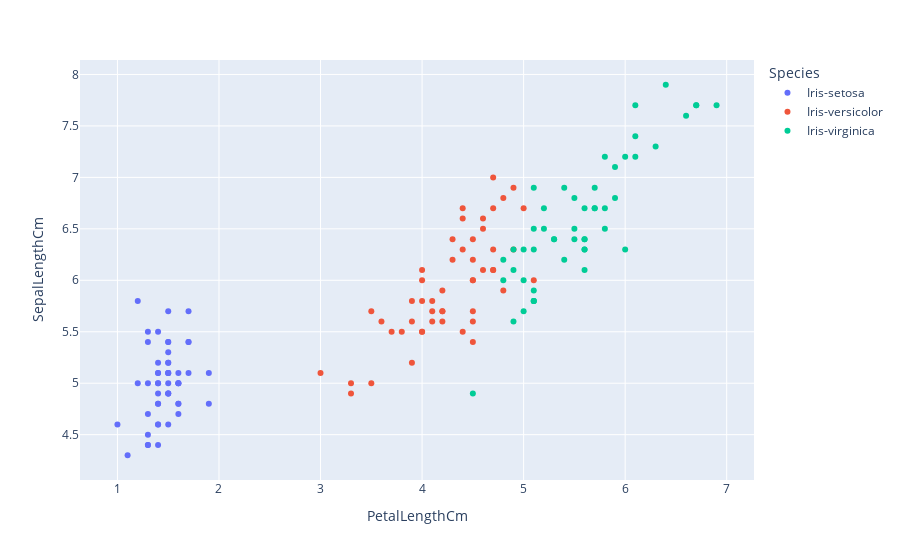

Notebook cell for this chart:
### Code cell
fig = px.scatter(df,x="PetalLengthCm",y="SepalLengthCm",color="Species")
fig.show()

### Figure 1 — Plotly figure (JSON) as saved in the notebook; plotly's stock layout.template omitted (floating-point values rounded to 4 significant figures)
{"data": [{"hovertemplate": "Species=Iris-setosa<br>PetalLengthCm=%{x}<br>SepalLengthCm=%{y}<extra></extra>", "legendgroup": "Iris-setosa", "marker": {"color": "#636efa", "symbol": "circle"}, "mode": "markers", "name": "Iris-setosa", "orientation": "v", "showlegend": true, "type": "scatter", "x": [1.4, 1.4, 1.3, 1.5, 1.4, 1.7, 1.4, 1.5, 1.4, 1.5, 1.5, 1.6, 1.4, 1.1, 1.2, 1.5, 1.3, 1.4, 1.7, 1.5, 1.7, 1.5, 1, 1.7, 1.9, 1.6, 1.6, 1.5, 1.4, 1.6, 1.6, 1.5, 1.5, 1.4, 1.5, 1.2, 1.3, 1.5, 1.3, 1.5, 1.3, 1.3, 1.3, 1.6, 1.9, 1.4, 1.6, 1.4, 1.5, 1.4], "xaxis": "x", "y": [5.1, 4.9, 4.7, 4.6, 5, 5.4, 4.6, 5, 4.4, 4.9, 5.4, 4.8, 4.8, 4.3, 5.8, 5.7, 5.4, 5.1, 5.7, 5.1, 5.4, 5.1, 4.6, 5.1, 4.8, 5, 5, 5.2, 5.2, 4.7, 4.8, 5.4, 5.2, 5.5, 4.9, 5, 5.5, 4.9, 4.4, 5.1, 5, 4.5, 4.4, 5, 5.1, 4.8, 5.1, 4.6, 5.3, 5], "yaxis": "y"}, {"hovertemplate": "Species=Iris-versicolor<br>PetalLengthCm=%{x}<br>SepalLengthCm=%{y}<extra></extra>", "legendgroup": "Iris-versicolor", "marker": {"color": "#EF553B", "symbol": "circle"}, "mode": "markers", "name": "Iris-versicolor", "orientation": "v", "showlegend": true, "type": "scatter", "x": [4.7, 4.5, 4.9, 4, 4.6, 4.5, 4.7, 3.3, 4.6, 3.9, 3.5, 4.2, 4, 4.7, 3.6, 4.4, 4.5, 4.1, 4.5, 3.9, 4.8, 4, 4.9, 4.7, 4.3, 4.4, 4.8, 5, 4.5, 3.5, 3.8, 3.7, 3.9, 5.1, 4.5, 4.5, 4.7, 4.4, 4.1, 4, 4.4, 4.6, 4, 3.3, 4.2, 4.2, 4.2, 4.3, 3, 4.1], "xaxis": "x", "y": [7, 6.4, 6.9, 5.5, 6.5, 5.7, 6.3, 4.9, 6.6, 5.2, 5, 5.9, 6, 6.1, 5.6, 6.7, 5.6, 5.8, 6.2, 5.6, 5.9, 6.1, 6.3, 6.1, 6.4, 6.6, 6.8, 6.7, 6, 5.7, 5.5, 5.5, 5.8, 6, 5.4, 6, 6.7, 6.3, 5.6, 5.5, 5.5, 6.1, 5.8, 5, 5.6, 5.7, 5.7, 6.2, 5.1, 5.7], "yaxis": "y"}, {"hovertemplate": "Species=Iris-virginica<br>PetalLengthCm=%{x}<br>SepalLengthCm=%{y}<extra></extra>", "legendgroup": "Iris-virginica", "marker": {"color": "#00cc96", "symbol": "circle"}, "mode": "markers", "name": "Iris-virginica", "orientation": "v", "showlegend": true, "type": "scatter", "x": [6, 5.1, 5.9, 5.6, 5.8, 6.6, 4.5, 6.3, 5.8, 6.1, 5.1, 5.3, 5.5, 5, 5.1, 5.3, 5.5, 6.7, 6.9, 5, 5.7, 4.9, 6.7, 4.9, 5.7, 6, 4.8, 4.9, 5.6, 5.8, 6.1, 6.4, 5.6, 5.1, 5.6, 6.1, 5.6, 5.5, 4.8, 5.4, 5.6, 5.1, 5.1, 5.9, 5.7, 5.2, 5, 5.2, 5.4, 5.1], "xaxis": "x", "y": [6.3, 5.8, 7.1, 6.3, 6.5, 7.6, 4.9, 7.3, 6.7, 7.2, 6.5, 6.4, 6.8, 5.7, 5.8, 6.4, 6.5, 7.7, 7.7, 6, 6.9, 5.6, 7.7, 6.3, 6.7, 7.2, 6.2, 6.1, 6.4, 7.2, 7.4, 7.9, 6.4, 6.3, 6.1, 7.7, 6.3, 6.4, 6, 6.9, 6.7, 6.9, 5.8, 6.8, 6.7, 6.7, 6.3, 6.5, 6.2, 5.9], "yaxis": "y"}], "layout": {"legend": {"title": {"text": "Species"}, "tracegroupgap": 0}, "margin": {"t": 60}, "xaxis": {"anchor": "y", "domain": [0, 1], "title": {"text": "PetalLengthCm"}}, "yaxis": {"anchor": "x", "domain": [0, 1], "title": {"text": "SepalLengthCm"}}}}
